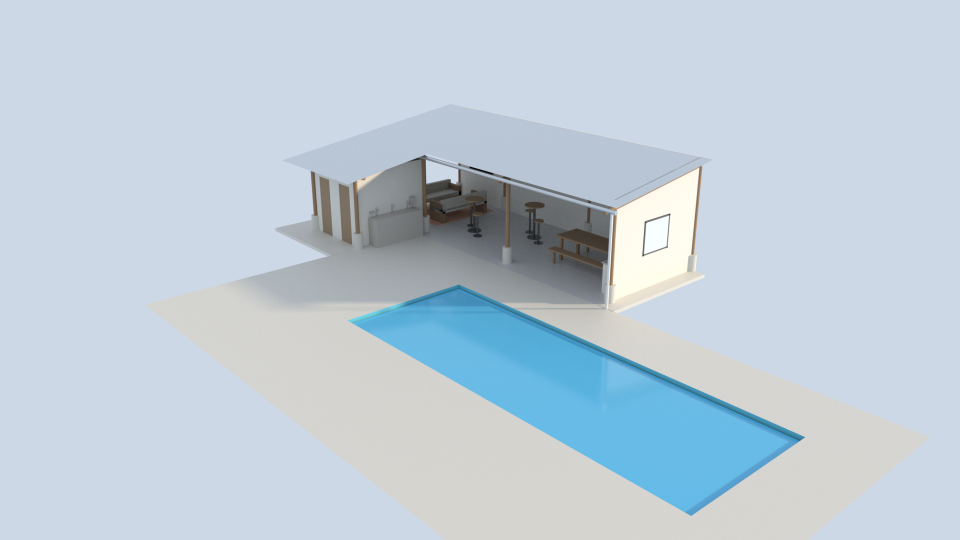
#> input picture renders/projeto_render_base.png, 1920 x 1080 px, found by its file name (shown at 1/2 size)
$ python annotate.py
#> lines starting #> are read from the running program, lines starting #| are printed output that depends on the picture
import json
import math
from PIL import Image, ImageDraw, ImageFont

BASE_DIR = "/home/fac/piscina/renders"
img = Image.open(f"{BASE_DIR}/projeto_render_base.png").convert("RGB")
draw = ImageDraw.Draw(img, "RGBA")

with open(f"{BASE_DIR}/labels.json", "r", encoding="utf-8") as f:
#> (reads renders/labels.json from the repository)
    data = json.load(f)

W, H = data["width"], data["height"]

FONT_BOLD = ImageFont.truetype("/usr/share/fonts/truetype/dejavu/DejaVuSans-Bold.ttf", 20)
FONT_REG = ImageFont.truetype("/usr/share/fonts/truetype/dejavu/DejaVuSans.ttf", 18)

LINE_COLOR = (255, 210, 60, 255)
MARKER_COLOR = (255, 210, 60, 255)
BOX_FILL = (20, 24, 30, 225)
BOX_OUTLINE = (255, 210, 60, 255)
TEXT_COLOR = (255, 255, 255, 255)
DIM_COLOR = (255, 255, 255, 255)

PAD = 12
RIGHT_BOX_X0 = 1478
RIGHT_BOX_W = 420
LEFT_BOX_X0 = 22
LEFT_BOX_W = 420


def text_block_size(lines, box_w):
    total_h = PAD * 2
    for i, ln in enumerate(lines):
        font = FONT_BOLD if i == 0 else FONT_REG
        h = draw.textbbox((0, 0), ln, font=font)[3]
        total_h += h + (6 if i == 0 else 4)
    return box_w, total_h


def draw_box_at(bx0, by0, box_w, box_h, lines, anchor_px, elbow_x=None):
    anchor_px = (anchor_px[0], anchor_px[1])
    bx1, by1 = bx0 + box_w, by0 + box_h
    box_cy = (by0 + by1) / 2
    from_right = bx0 > anchor_px[0]
    edge_x = bx0 if from_right else bx1
    edge = (edge_x, box_cy)

    if elbow_x is not None:
        draw.line([edge, (elbow_x, box_cy), (elbow_x, anchor_px[1]), anchor_px], fill=LINE_COLOR, width=2)
    else:
        draw.line([edge, anchor_px], fill=LINE_COLOR, width=2)

    r = 5
    ax, ay = anchor_px
    draw.ellipse([ax - r, ay - r, ax + r, ay + r], fill=MARKER_COLOR, outline=(0, 0, 0, 255))

    draw.rounded_rectangle([bx0, by0, bx1, by1], radius=8, fill=BOX_FILL, outline=BOX_OUTLINE, width=2)
    ty = by0 + PAD
    for i, ln in enumerate(lines):
        font = FONT_BOLD if i == 0 else FONT_REG
        draw.text((bx0 + PAD, ty), ln, font=font, fill=TEXT_COLOR)
        ty += draw.textbbox((0, 0), ln, font=font)[3] + (6 if i == 0 else 4)


def layout_column(entries, box_x0, box_w, elbow_x, top_margin=20, gap=18):
    sized = []
    for e in entries:
        lines = e["text"].split("\n")
        _, h = text_block_size(lines, box_w)
        sized.append((e, lines, h))
    sized.sort(key=lambda t: t[0]["px"][1])

    total_h = sum(h for _, _, h in sized) + gap * (len(sized) - 1)
    start_y = max(top_margin, min(H - total_h - top_margin, (H - total_h) / 2))
    y = start_y
    for e, lines, h in sized:
        draw_box_at(box_x0, y, box_w, h, lines, e["px"], elbow_x=elbow_x)
        y += h + gap


def draw_arrowhead(tip, direction, size=10, color=DIM_COLOR):
    angle = math.atan2(direction[1], direction[0])
    a1 = angle + math.radians(150)
    a2 = angle - math.radians(150)
    p1 = (tip[0] + size * math.cos(a1), tip[1] + size * math.sin(a1))
    p2 = (tip[0] + size * math.cos(a2), tip[1] + size * math.sin(a2))
    draw.polygon([tip, p1, p2], fill=color)


def draw_dimension(p1, p2, text, offset_side, label_t=0.5, label_off=34):
#> called with text = '10.50 m', offset_side = 'left', label_t = 0.28, label_off = 34
    x1, y1 = p1[0], p1[1]
    x2, y2 = p2[0], p2[1]
    draw.line([(x1, y1), (x2, y2)], fill=DIM_COLOR, width=2)
    draw_arrowhead((x1, y1), (x1 - x2, y1 - y2))
    draw_arrowhead((x2, y2), (x2 - x1, y2 - y1))

    mx, my = x1 + (x2 - x1) * label_t, y1 + (y2 - y1) * label_t
    dx, dy = x2 - x1, y2 - y1
    length = math.hypot(dx, dy) or 1
    nx, ny = -dy / length, dx / length
    if offset_side == "top" and ny > 0:
        nx, ny = -nx, -ny
    if offset_side == "left" and nx > 0:
        nx, ny = -nx, -ny
    tx, ty = mx + nx * label_off, my + ny * label_off

    w, h = draw.textbbox((0, 0), text, font=FONT_BOLD)[2:]
#> w = 91; h = 19
    bx0, by0 = tx - w / 2 - 8, ty - h / 2 - 6
#> bx0 = 1119.4; by0 = 936.6
    bx1, by1 = tx + w / 2 + 8, ty + h / 2 + 6
#> bx1 = 1226.4; by1 = 967.6
    draw.rounded_rectangle([bx0, by0, bx1, by1], radius=6, fill=(20, 24, 30, 225), outline=DIM_COLOR, width=1)
    draw.text((tx - w / 2, ty - h / 2), text, font=FONT_BOLD, fill=TEXT_COLOR)


dims = data["dimensions"]
draw_dimension(dims[0]["p1px"], dims[0]["p2px"], dims[0]["text"], "left", label_t=0.28)
draw_dimension(dims[1]["p1px"], dims[1]["p2px"], dims[1]["text"], "top")
draw_dimension(dims[2]["p1px"], dims[2]["p2px"], dims[2]["text"], "left")

anchors = {a["text"].split("\n")[0]: a for a in data["anchors"]}

right_entries = [
    anchors["Telhado (Telha Sanduíche PIR)"],
    anchors["Pilares de Eucalipto (10x)"],
    anchors["Piso do Quiosque (L)"],
]
left_entries = [
    anchors["Lâmina d'Água"],
    anchors["Piscina Esmeralda"],
    anchors["Piso de Concreto (Área Externa)"],
]

layout_column(right_entries, RIGHT_BOX_X0, RIGHT_BOX_W, elbow_x=RIGHT_BOX_X0 - 60)
layout_column(left_entries, LEFT_BOX_X0, LEFT_BOX_W, elbow_x=LEFT_BOX_X0 + LEFT_BOX_W + 60)

out_path = f"{BASE_DIR}/projeto_render_anotado.png"
img.save(out_path)
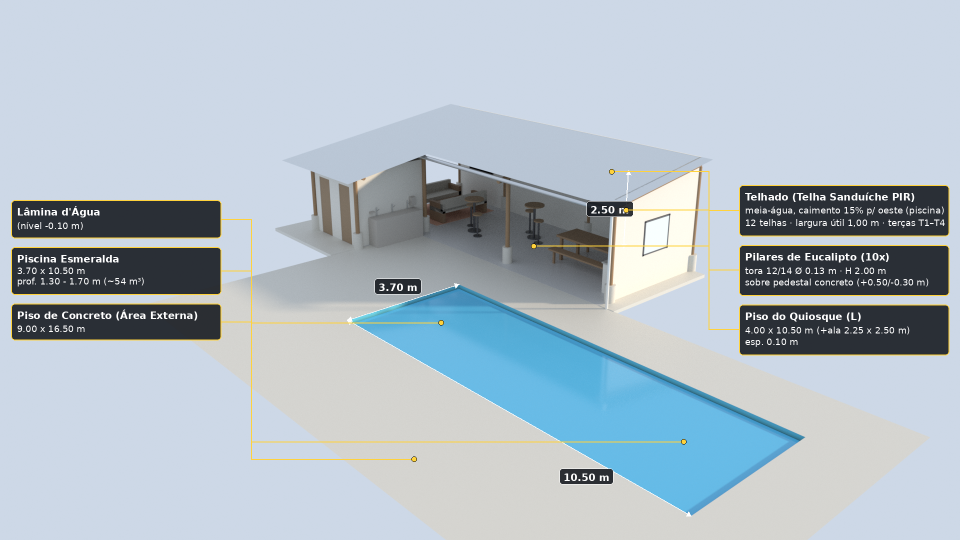
#> saved as projeto_render_anotado.png: PIL image 1920x1080 RGB (shown at 1/2 size); mean R, G, B 176.3, 188.8, 198.8
print("ANNOTATED_OK:", out_path)
